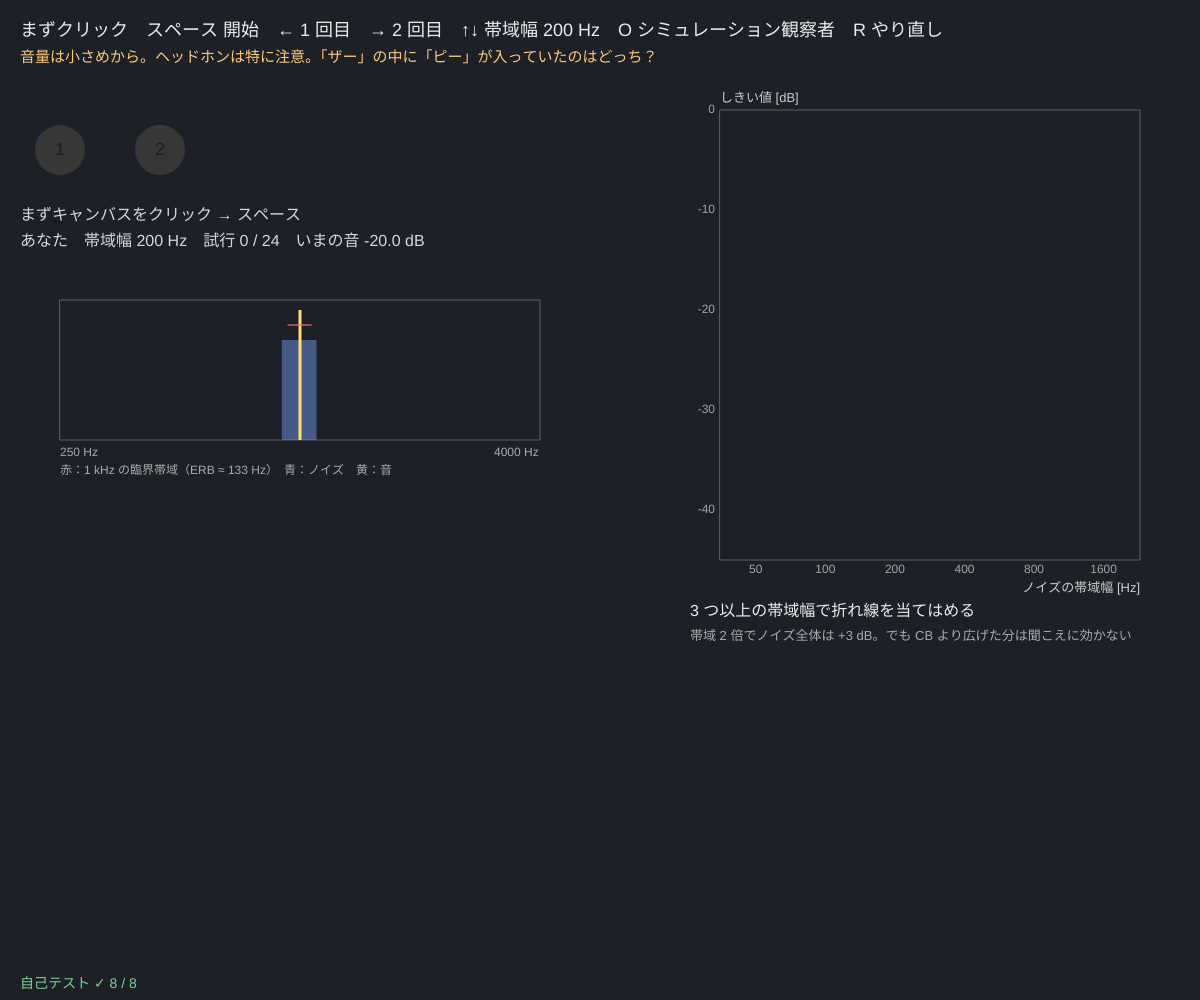
Frame 1 (no input)
Frame 60 (no input): identical to frame 1, image omitted
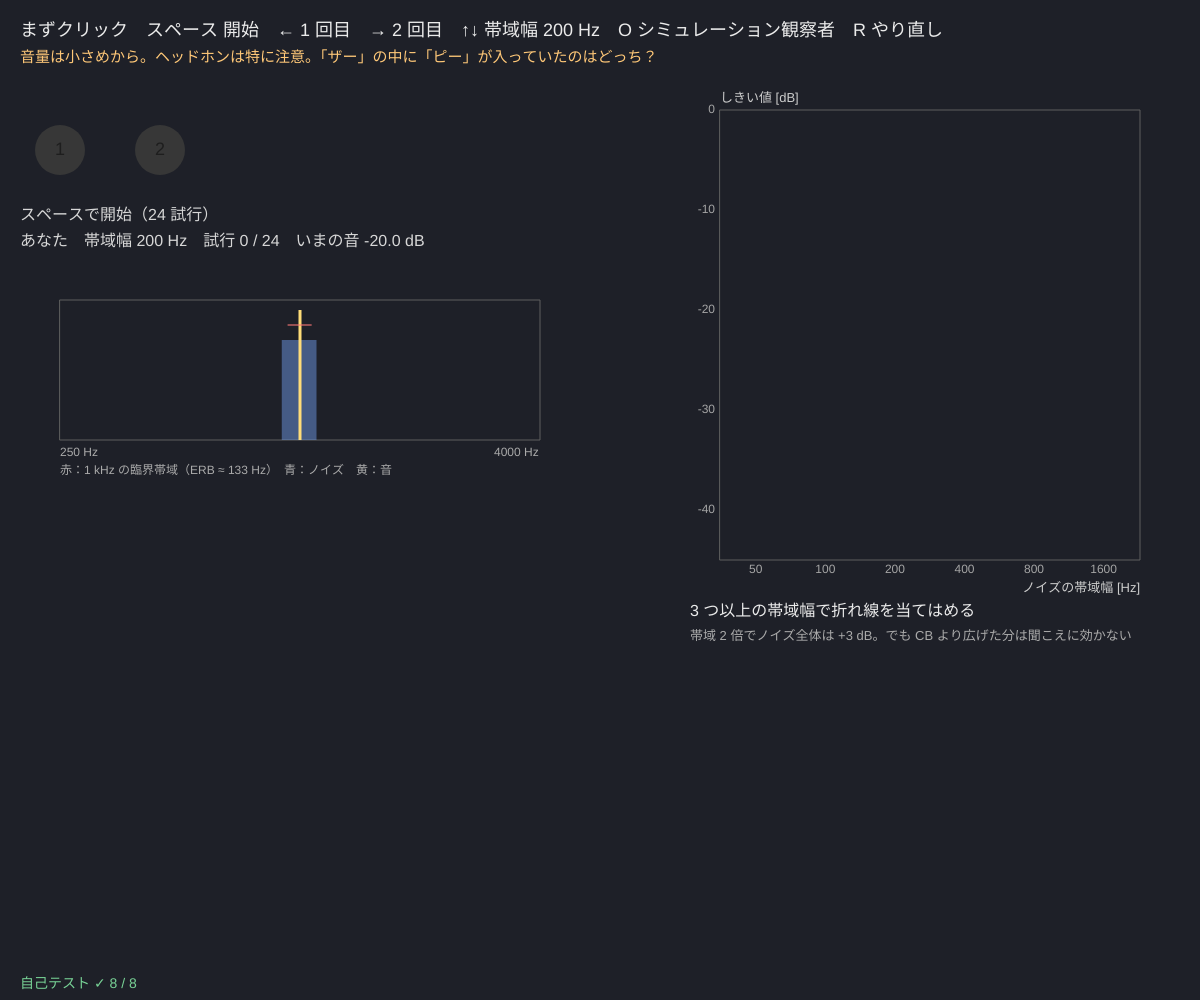
Frame 120 (the mouse pressed at the canvas centre since frame 60)

The p5.js sketch that drew these frames (run headless with seeded random() and noise() and a simulated clock; from frame 60 on, the mouse is pressed at the canvas centre):

// p5.js sketch
// ── sketch.js
// ============================================
// 13 マスキングと臨界帯域 ─ ノイズの中の音が聞こえるしきい値
// ノイズが 2 回鳴り、どちらか一方にだけ 1 kHz の音が入っている。入っていたのは 1 回目（←）か 2 回目（→）か
// 上下法で音の大きさのしきい値を測る。ノイズの帯域幅 BW（1 kHz を中心）を ↑↓ で変えて何回か測る
// ノイズの「1 Hz あたりの強さ」は同じなので、帯域を広げるとノイズ全体は強くなる。でもしきい値が上がるのはある幅（臨界帯域）まで
// → しきい値 = K + 10·log₁₀(min(BW, CB)) の折れ線を当てはめて、臨界帯域 CB を推定する
// まずクリック / スペース = 開始 / ← 1 回目  → 2 回目 / ↑↓ = 帯域幅 / O = シミュレーション観察者 / R = やり直し
// 音量は小さめから。ヘッドホンは特に注意（全体の音量 MASTER は 0.2 以下）
// ============================================

const BWS = [50, 100, 200, 400, 800, 1600];   // ★ ノイズの帯域幅 [Hz]
const N_TRIALS = 24;                   // ★ 1 つの帯域幅あたりの試行
const NOISE_VOL = 0.8;                 // ★ ノイズの大きさ（白色ノイズを帯域フィルタに通す前、0〜1）
const BURST = 0.45, GAP = 0.35;        // ★ ノイズの長さと間 [秒]
const SIM = { K: -38, CB: 130, s: 1.5 };   // ★ シミュレーション観察者：しきい値 [dB] = K + 10 log₁₀(min(BW, CB))、ばらつき s
let busyUntil = 0, bi = 2, st, thr = {}, phase = 'ready', tPhase = 0, cur = null, noiseBuf = null, simMode = false, simSeed = 1;

function setup() {
  createCanvas(windowWidth, windowHeight);
  selfTest();
  resetData(false);
}
function newStair() { return makeStair(0.1, Math.pow(10, 2 / 20), 2, 0.001, 1, true); }   // 音の大きさ（倍率）を 2 dB ずつ
function resetData(sim) { simMode = sim; st = newStair(); thr = {}; phase = 'ready'; seedRng(Date.now()); }
function dB(v) { return 20 * Math.log10(v); }
// ノイズ：白色ノイズ（バッファは 1 回だけ作る）→ 帯域フィルタ（中心 1 kHz、Q = 1000 / BW）→ 音量
function playNoise(t, bw) {
  if (!noiseBuf) { noiseBuf = audioCtx.createBuffer(1, audioCtx.sampleRate * 2, audioCtx.sampleRate); let d = noiseBuf.getChannelData(0); for (let i = 0; i < d.length; i++) d[i] = Math.random() * 2 - 1; }
  let src = audioCtx.createBufferSource(), flt = audioCtx.createBiquadFilter(), gn = audioCtx.createGain();
  src.buffer = noiseBuf; flt.type = 'bandpass'; flt.frequency.value = 1000; flt.Q.value = 1000 / bw;
  gn.gain.setValueAtTime(0, t); gn.gain.linearRampToValueAtTime(NOISE_VOL, t + 0.02); gn.gain.setValueAtTime(NOISE_VOL, t + BURST - 0.02); gn.gain.linearRampToValueAtTime(0, t + BURST);
  src.connect(flt); flt.connect(gn); gn.connect(masterOut); src.start(t, Math.random()); src.stop(t + BURST + 0.05);
}
function startTrial() {
  if (st.track.length >= N_TRIALS) { thr[BWS[bi]] = dB(stairThreshold(st, 2)); phase = 'done'; return; }
  cur = { second: rnd() < 0.5 }; busyUntil = millis() + 1000 * (2 * BURST + GAP + 0.2);
  if (audioCtx) {
    let t = audioCtx.currentTime + 0.1;
    playNoise(t, BWS[bi]); playNoise(t + BURST + GAP, BWS[bi]);
    tone(1000, t + (cur.second ? BURST + GAP : 0) + 0.075, BURST - 0.15, st.v);   // 音はノイズのまん中に
  }
  phase = 'play'; tPhase = millis();
}
function answer(second) { if (phase !== 'wait') return; stairUpdate(st, second === cur.second); phase = 'blank'; tPhase = millis(); }
// 折れ線 t = K + 10 log₁₀(min(BW, CB)) を当てはめる：CB を 10〜3000 Hz で細かく試し、K は平均で決まる
function fitCB(T) {
  let bw = Object.keys(T).map(Number); if (bw.length < 3) return null;
  let best = null;
  for (let i = 0; i <= 600; i++) {
    let cb = 10 * Math.pow(300, i / 600), g = bw.map((b) => 10 * Math.log10(Math.min(b, cb)));
    let K = bw.reduce((s, b, j) => s + T[b] - g[j], 0) / bw.length, e = bw.reduce((s, b, j) => s + (T[b] - K - g[j]) ** 2, 0);
    if (!best || e < best.e - 1e-12) best = { cb, K, e };
  }
  return best;
}
function erb(f) { return 24.7 * (4.37 * f / 1000 + 1); }   // グラスバーグとムーアの等価矩形帯域幅 [Hz]
// シミュレーション観察者（音は鳴らさない）：正答率 = 0.5 + 0.5·L((dB − α)/s)。70.7% 点 = モデルのしきい値
function simThr(bw) { return SIM.K + 10 * Math.log10(Math.min(bw, SIM.CB)); }
function simPc(v, bw) { let a = simThr(bw) - SIM.s * Math.log(0.4142 / 0.5858); return 0.5 + 0.5 / (1 + Math.exp(-(dB(v) - a) / SIM.s)); }
function simStair(bw, n) { let s = newStair(); for (let t = 0; t < n; t++) stairUpdate(s, rnd() < simPc(s.v, bw)); return s; }
function runSim(seed) { resetData(true); seedRng(seed); for (let b of BWS) thr[b] = dB(stairThreshold(simStair(b, 80), 2)); st = simStair(BWS[bi], 80); phase = 'done'; }

function draw() {
  background(30, 32, 40);
  fill(235); noStroke(); textSize(18);
  text('まずクリック　スペース 開始　← 1 回目　→ 2 回目　↑↓ 帯域幅 ' + BWS[bi] + ' Hz　O シミュレーション観察者　R やり直し', 20, 36);
  fill(255, 200, 120); textSize(15);
  text('音量は小さめから。ヘッドホンは特に注意。「ザー」の中に「ピー」が入っていたのはどっち？', 20, 62);
  if (phase === 'blank' && millis() - tPhase > 700) startTrial();
  let el = (millis() - tPhase) / 1000;
  if (phase === 'play' && el > 2 * BURST + GAP + 0.15) phase = 'wait';
  let bx = 20, by = 110;
  fill(phase === 'play' && el > 0.1 && el < 0.1 + BURST ? color(150, 200, 255) : 55); circle(bx + 40, by + 40, 50);
  fill(phase === 'play' && el > 0.1 + BURST + GAP && el < 0.1 + 2 * BURST + GAP ? color(150, 200, 255) : 55); circle(bx + 140, by + 40, 50);
  fill(30); textSize(18); textAlign(CENTER, CENTER); text('1', bx + 40, by + 40); text('2', bx + 140, by + 40); textAlign(LEFT, BASELINE);
  fill(215); textSize(16);
  let msg = { ready: simMode ? '' : (audioCtx ? 'スペースで開始（' + N_TRIALS + ' 試行）' : 'まずキャンバスをクリック → スペース'), wait: '音が入っていたのは？（← 1 回目　→ 2 回目）', done: simMode ? 'シミュレーション観察者（各 80 試行、音は鳴らさない）' : '終わり！ ↑↓ で別の帯域幅 → スペース' }[phase] || '';
  text(msg, bx, by + 110);
  text((simMode ? 'シミュレーション観察者' : 'あなた') + '　帯域幅 ' + BWS[bi] + ' Hz　試行 ' + st.track.length + (simMode ? '' : ' / ' + N_TRIALS) + '　いまの音 ' + dB(st.v).toFixed(1) + ' dB', bx, by + 136);
  // ノイズの帯域の図
  let sx = bx + 40, sy = by + 190, sw = width * 0.4, sh = 140, fX = (f) => sx + (sw * Math.log(f / 250)) / Math.log(16);
  stroke(95); noFill(); rect(sx, sy, sw, sh);
  noStroke(); fill(120, 170, 255, 110); let lo = Math.max(250, 1000 - BWS[bi] / 2); rect(fX(lo), sy + 40, fX(lo + BWS[bi]) - fX(lo), sh - 40);
  fill(255, 220, 120); rect(fX(1000) - 1.5, sy + 10, 3, sh - 10);
  stroke(255, 120, 120, 180); strokeWeight(1.5); line(fX(1000 - erb(1000) / 2), sy + 25, fX(1000 + erb(1000) / 2), sy + 25);
  noStroke(); fill(170); textSize(12); text('250 Hz', sx, sy + sh + 16); text('4000 Hz', sx + sw - 46, sy + sh + 16); text('赤：1 kHz の臨界帯域（ERB ≈ ' + erb(1000).toFixed(0) + ' Hz）　青：ノイズ　黄：音', sx, sy + sh + 34);

  // ---- しきい値と帯域幅
  let g = { x: width * 0.6, y: 110, w: width * 0.35, h: height * 0.45, x0: 35, x1: 2300, y0: -45, y1: 0, logx: true };
  plotAxes(g, 'ノイズの帯域幅 [Hz]', 'しきい値 [dB]', BWS, [-40, -30, -20, -10, 0]);
  let fit = fitCB(thr);
  if (simMode) { stroke(120, 200, 140); strokeWeight(1.5); polyline(BWS.map((b) => [gX(g, b), gY(g, simThr(b))])); }
  if (fit) { stroke(255, 170, 90); strokeWeight(3); let p = []; for (let i = 0; i <= 100; i++) { let b = 40 * Math.pow(2000 / 40, i / 100); p.push([gX(g, b), gY(g, fit.K + 10 * Math.log10(Math.min(b, fit.cb)))]); } polyline(p); stroke(255, 170, 90, 120); strokeWeight(1); line(gX(g, fit.cb), g.y, gX(g, fit.cb), g.y + g.h); }
  noStroke(); fill(120, 190, 255); for (let b in thr) circle(gX(g, +b), gY(g, thr[b]), 13);
  fill(235); textSize(16);
  let ry = g.y + g.h + 56;
  text(fit ? '推定した臨界帯域 CB ≈ ' + fit.cb.toFixed(0) + ' Hz（ERB の式では ' + erb(1000).toFixed(0) + ' Hz）' : '3 つ以上の帯域幅で折れ線を当てはめる', g.x - 30, ry);
  fill(170); textSize(13); text('帯域 2 倍でノイズ全体は +3 dB。でも CB より広げた分は聞こえに効かない', g.x - 30, ry + 24);
  if (simMode) { fill(120, 200, 140); textSize(14); text('本当の CB = ' + SIM.CB + ' Hz', g.x - 30, ry + 48); }
  fill(selfTestResults.every((r) => r.ok) ? color(120, 210, 150) : color(255, 90, 90)); textSize(14);
  text(selfTestLine(), 20, height - 12);
}

function mousePressed() { startAudio(); }
function keyPressed() {
  startAudio();
  if (key === ' ' && (phase === 'ready' || phase === 'done') && millis() > busyUntil) { if (phase === 'done' || simMode) { simMode = false; st = newStair(); } startTrial(); }
  if (key === LEFT_ARROW) answer(false);
  if (key === RIGHT_ARROW) answer(true);
  if ((key === UP_ARROW || key === DOWN_ARROW) && (phase === 'ready' || phase === 'done')) { bi = clampv(bi + (key === UP_ARROW ? 1 : -1), 0, BWS.length - 1); st = newStair(); phase = 'ready'; }
  if (key === 'o' || key === 'O') runSim(++simSeed);
  if (key === 'r' || key === 'R') resetData(false);
  return false;
}

// ---- 自己テスト（音は鳴らさない）
function selfTest() {
  selfTestResults = [];
  check('ERB(1000 Hz) = 24.7 × (4.37 + 1) = 132.6 Hz', near(erb(1000), 132.639, 1e-3));
  check('帯域を 2 倍 → ノイズ全体は 10 log₁₀2 = 3.01 dB 強くなる', near(10 * Math.log10(2), 3.0103, 1e-4));
  let T = {}; for (let b of BWS) T[b] = -40 + 10 * Math.log10(Math.min(b, 150));
  let f = fitCB(T);
  check('ゆらぎのない折れ線（CB = 150）から CB ≈ 150 Hz（±2%）と K = −40', f && near(f.cb, 150, 3) && near(f.K, -40, 0.1));
  check('データが 2 点ではしない（null）', fitCB({ 100: -20, 200: -17 }) === null);
  check('シミュレーション観察者の 70.7% 点 = モデルのしきい値', near(simPc(Math.pow(10, simThr(400) / 20), 400), 0.7071, 1e-3));
  seedRng(52); let S = {}; for (let b of BWS) { let a = []; for (let r = 0; r < 20; r++) a.push(dB(stairThreshold(simStair(b, 80), 2))); S[b] = a.reduce((x, y) => x + y) / a.length; }
  check('シミュレーションの上下法：しきい値がモデル ±2 dB（1 段）以内', BWS.every((b) => near(S[b], simThr(b), 2)));
  let f2 = fitCB(S);
  check('その 6 点から CB ≈ 130 Hz（÷1.6〜×1.6）', f2 && Math.abs(Math.log(f2.cb / SIM.CB)) < Math.log(1.6));
  check('音量の上限：ノイズ ≤ 1、音 ≤ 1、全体 MASTER ≤ 0.2', NOISE_VOL <= 1 && newStair().hi <= 1 && MASTER <= 0.2);
  reportSelfTest();
}

// ---------- やってみよう ----------
// 1. 帯域幅 50 Hz と 800 Hz でしきい値を測り比べよう。差は何 dB？ ノイズ全体は 12 dB ちがうのに？
// 2. 3〜4 つの帯域幅を測って折れ線を当てはめ、自分の臨界帯域を推定しよう
// 3. 音の周波数を 2000 Hz にしたら、臨界帯域は広くなる？（erb(2000) を計算してみよう）
// 4. にぎやかな所で話し声が聞こえにくい理由を、マスキングで説明しよう
// 5. 音楽の圧縮（MP3 など）が「聞こえない音」を削る考え方と、この実験の関係を調べよう


// ==================================================
// ここから下は「心理物理の道具」（中身は読まなくても OK。消さないでね）
// ==================================================
// ---- 種つきの乱数（同じ種なら毎回同じ列）。シミュレーション観察者と自己テストで使う
let rngState = 1;
function seedRng(s) { rngState = (s >>> 0) || 1; }
function rnd() {                       // 0〜1 の一様乱数（mulberry32）
  rngState = (rngState + 0x6d2b79f5) >>> 0;
  let t = rngState;
  t = Math.imul(t ^ (t >>> 15), t | 1);
  t ^= t + Math.imul(t ^ (t >>> 7), t | 61);
  return ((t ^ (t >>> 14)) >>> 0) / 4294967296;
}
function rndNormal() { let u = 1 - rnd(), v = rnd(); return Math.sqrt(-2 * Math.log(u)) * Math.cos(2 * Math.PI * v); }   // 標準正規分布
function shuffleArr(a) { for (let i = a.length - 1; i > 0; i--) { let j = Math.floor(rnd() * (i + 1)), t = a[i]; a[i] = a[j]; a[j] = t; } return a; }
function clampv(v, a, b) { return v < a ? a : v > b ? b : v; }
// ---- 正規分布：Φ（累積分布）と z（その逆関数。二分法で数値的に解く）
function erfA(x) {                     // 誤差関数（Abramowitz & Stegun 7.1.26、誤差 1.5e-7 以下）
  let s = x < 0 ? -1 : 1; x = Math.abs(x);
  let t = 1 / (1 + 0.3275911 * x);
  let y = 1 - ((((1.061405429 * t - 1.453152027) * t + 1.421413741) * t - 0.284496736) * t + 0.254829592) * t * Math.exp(-x * x);
  return s * y;
}
function Phi(x) { return 0.5 * (1 + erfA(x / Math.SQRT2)); }
function zOf(p) {                      // Φ(z) = p となる z
  p = clampv(p, 1e-9, 1 - 1e-9);
  let lo = -9, hi = 9;
  for (let i = 0; i < 70; i++) { let m = (lo + hi) / 2; if (Phi(m) < p) lo = m; else hi = m; }
  return (lo + hi) / 2;
}
// 割合を 1/(2N) で補正（0 や 1 だと z が無限大になるので）
function rateFix(k, n) { return n > 0 ? clampv(k / n, 1 / (2 * n), 1 - 1 / (2 * n)) : 0.5; }
// ---- 上下法（階段法）：nDown 回続けて正答で 1 段下げ（難しく）、1 回まちがえたら 1 段上げ（やさしく）
// 値は掛け算で動かす（factor 倍）。1-up-2-down は正答率 70.7%（p² = 0.5）、1-up-3-down は 79.4% に集まる
// fast = true なら、最初にまちがえるまでは 1 回正解ごとに factor² ずつ下げて、すばやくしきい値の近くへ
function makeStair(start, factor, nDown, lo, hi, fast) {
  return { v: start, factor, nDown, lo, hi, fast: !!fast, run: 0, dir: 0, track: [], revs: [] };
}
function stairUpdate(st, correct) {
  st.track.push({ v: st.v, ok: correct });
  if (st.fast && !correct) st.fast = false;
  if (st.fast) { st.dir = -1; st.v = clampv(st.v / (st.factor * st.factor), st.lo, st.hi); return; }
  let move = 0;
  if (correct) { st.run++; if (st.run >= st.nDown) { st.run = 0; move = -1; } }
  else { st.run = 0; move = 1; }
  if (move !== 0) {
    if (st.dir !== 0 && move !== st.dir) st.revs.push({ i: st.track.length - 1, v: st.v });   // 向きが変わった = 反転点
    st.dir = move;
    st.v = clampv(move < 0 ? st.v / st.factor : st.v * st.factor, st.lo, st.hi);
  }
}
// しきい値 = 反転点の幾何平均（最初の skip 個は練習とみなして捨てる）。足りなければ最後の 6 試行の幾何平均
function stairThreshold(st, skip) {
  let r = st.revs.slice(skip === undefined ? 2 : skip).map((q) => q.v);
  if (r.length < 2) r = st.track.slice(-6).map((q) => q.v);
  if (r.length === 0) return null;
  return Math.exp(r.reduce((s, v) => s + Math.log(v), 0) / r.length);
}
// ---- グラフの道具：g = { x, y, w, h, x0, x1, y0, y1, logx, logy }
function gX(g, v) { let t = g.logx ? (Math.log(v) - Math.log(g.x0)) / (Math.log(g.x1) - Math.log(g.x0)) : (v - g.x0) / (g.x1 - g.x0); return g.x + clampv(t, -0.02, 1.02) * g.w; }
function gY(g, v) { let t = g.logy ? (Math.log(v) - Math.log(g.y0)) / (Math.log(g.y1) - Math.log(g.y0)) : (v - g.y0) / (g.y1 - g.y0); return g.y + g.h - clampv(t, -0.02, 1.02) * g.h; }
function plotAxes(g, xl, yl, xt, yt) {
  stroke(95); strokeWeight(1); noFill(); rect(g.x, g.y, g.w, g.h);
  noStroke(); fill(165); textSize(12); textAlign(CENTER, TOP);
  for (let v of xt) text(+v.toPrecision(3), gX(g, v), g.y + g.h + 4);
  textAlign(RIGHT, CENTER);
  for (let v of yt) text(+v.toPrecision(3), g.x - 5, gY(g, v));
  textAlign(LEFT, BASELINE); fill(205); textSize(13);
  text(xl, g.x + g.w - textWidth(xl), g.y + g.h + 32); text(yl, g.x, g.y - 8);
}
function polyline(pts) {               // 点が 2 つ以上あるときだけ折れ線を描く
  if (pts.length < 2) return;
  noFill(); beginShape(); for (let p of pts) vertex(p[0], p[1]); endShape();
}
// ---- 自己テストの道具
let selfTestResults = [];
function check(name, cond) { selfTestResults.push({ name, ok: !!cond }); }
function near(a, b, tol) { return a !== null && a !== undefined && isFinite(a) && Math.abs(a - b) <= (tol === undefined ? 1e-9 : tol); }
function reportSelfTest() { for (let r of selfTestResults) (r.ok ? console.log : console.error)((r.ok ? '✓ ' : '✗ ') + r.name); }
function selfTestLine() { let n = selfTestResults.filter((r) => r.ok).length; return '自己テスト ' + (n === selfTestResults.length ? '✓ ' : '✗ ') + n + ' / ' + selfTestResults.length; }
// ---- 音を鳴らす道具（Web Audio。最初のクリックかキーで startAudio()）
// 音量の上限：全体の音量 MASTER は 0.2 以下（大きな音は出ない）。1 音の大きさ vol も 0〜1 に制限
const MASTER = 0.15;                   // ★ 全体の音量（0.2 以下にしておく）
let audioCtx = null, masterOut = null;
function startAudio() {
  if (!audioCtx) {
    audioCtx = new (window.AudioContext || window.webkitAudioContext)();
    masterOut = audioCtx.createGain(); masterOut.gain.value = Math.min(0.2, MASTER); masterOut.connect(audioCtx.destination);
  }
  audioCtx.resume();
}
// 1 音：周波数 f、開始 t0（audioCtx の時刻）、長さ dur 秒、大きさ vol（0〜1）。立ち上がりと終わりは 15 ms でなめらかに
function tone(f, t0, dur, vol) {
  if (!audioCtx || !isFinite(f) || f <= 0 || !isFinite(vol)) return;
  vol = clampv(vol, 0, 1); dur = clampv(dur, 0.03, 2);
  let o = audioCtx.createOscillator(), gn = audioCtx.createGain();
  o.type = 'sine'; o.frequency.value = clampv(f, 20, 12000);
  gn.gain.setValueAtTime(0, t0);
  gn.gain.linearRampToValueAtTime(vol, t0 + 0.015);
  gn.gain.setValueAtTime(vol, t0 + dur - 0.015);
  gn.gain.linearRampToValueAtTime(0, t0 + dur);
  o.connect(gn); gn.connect(masterOut); o.start(t0); o.stop(t0 + dur + 0.02);
}
function dbToGain(db) { return Math.pow(10, db / 20); }   // +6 dB ≈ 2 倍、−20 dB = 0.1 倍
